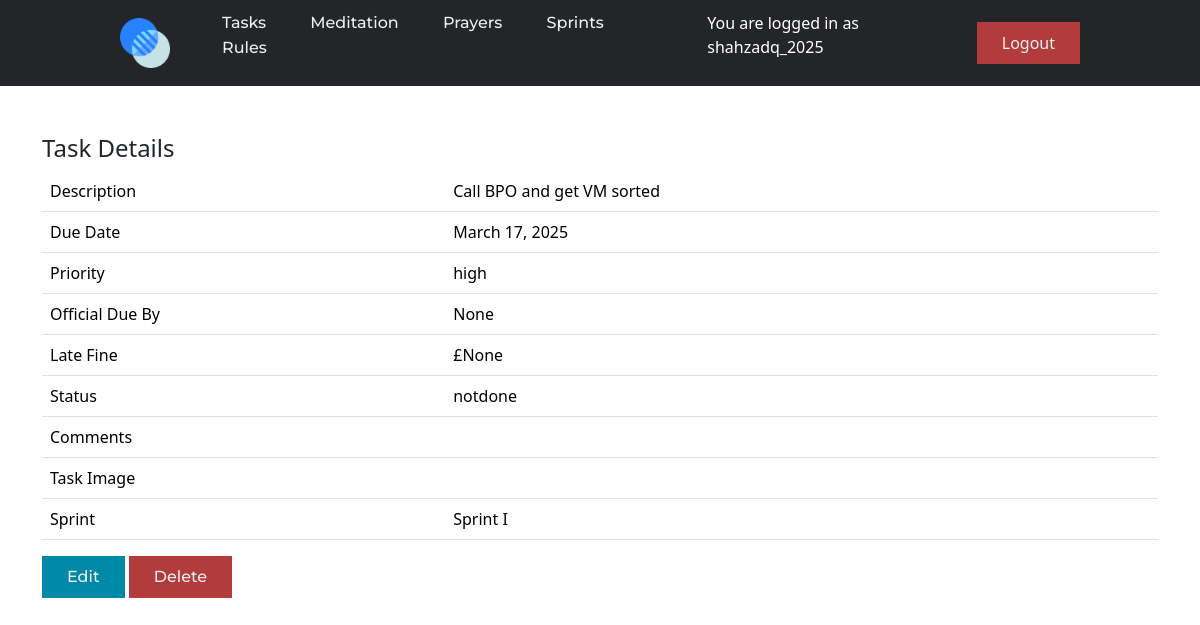
The page /tasks/2/ (signed in) on the database its author committed.
### task/models.py (models this page shows, shortened)
class Task(models.Model):
    PRIO_CHOICES = [('high', 'high'), ('medium', 'medium'), ('low', 'low')]
    description = models.CharField(max_length=1000)
    due_date = models.DateField(blank=True, null=True)
    date_completed = models.DateField(null=True, blank=True)
    official_due_by = models.DateField(null=True, blank=True)
    late_fine = models.IntegerField(null=True, blank=True, default=0)
    priority = models.CharField(choices=PRIO_CHOICES, max_length=255)
    comments = models.TextField(null=True, blank=True)
    task_img = models.ImageField(null=True, blank=True)
    sprint = models.ForeignKey(Sprint, on_delete=models.CASCADE)
    owner = models.ForeignKey(get_user_model(), on_delete=models.CASCADE)
    status = models.CharField(choices=[
        ('notdone', 'notdone'),
        ('inprogress', 'inprogress'),
        ('complete', 'complete')],
        max_length=255, blank=True, null=True)

class Sprint(models.Model):
    STATUS_CHOICES = [('notdone', 'notdone'), ('inprogress', 'inprogress'), ('done', 'done')]
    name = models.CharField(max_length=255)
    due_date = models.DateField()
    status = models.CharField(choices=STATUS_CHOICES, max_length=255)
    comments = models.TextField()
    prize_earned = models.BooleanField(default=False)
    owner = models.ForeignKey(get_user_model(), on_delete=models.CASCADE)
    def __str__(self):
        return self.name

### task/views.py (the view)
# urls.py: path('', include('task.urls')),
@login_required
def task(request, id):
    task = Task.objects.get(pk=id)
    context = {
        'task': task,
    }
    return render(request, 'task/task.html', context)

### templates/task/task.html (shortened to what this page needs)
{% extends 'base.html' %}
{% block content %}
  <div class="container mt-5">
    <h4>Task Details</h4>
    <table class="table">
      <tr><td>Description</td><td>{{task.description}}</td></tr>
      <tr><td>Due Date</td><td>{{task.due_date}}</td></tr>
      <tr><td>Priority</td><td>{{task.priority}}</td></tr>
      <tr><td>Official Due By</td><td>{{task.official_due_by}}</td></tr>
      <tr><td>Late Fine</td><td>£{{task.late_fine}}</td></tr>
      <tr><td>Status</td><td>{{task.status}}</td></tr>
      <tr><td>Comments</td><td>{{task.comments}}</td></tr>
      <tr><td>Task Image</td><td><a href="{{ task.task_img }}"></a>{{task.task_img}}</td></tr>
      <tr><td>Sprint</td><td>{{task.sprint}}</td></tr>
    </table>
    <a href="{% url 'task_edit' task.id %}"><button>Edit</button></a>
    <a href="{% url 'task_delete' task.id %}"><button class='logout_button'>Delete</button></a>
  </div>
{% endblock %}

### templates/base.html (shortened to what this page needs)
{% load static %}
{% load crispy_forms_tags %}
<!DOCTYPE html>
<html lang="en">
<head>
  <link rel="stylesheet" href="{% static 'css/styles.css' %}">
  <link rel="stylesheet" href="{% static 'css/bootstrap.min.css' %}">
</head>
<body>
<header>
  <a href="{% url 'index' %}">
    <img src="{% static 'images/logo.png' %}" class="logo" alt="Logo" width="50px" height="50px">
  </a>
  <nav>
    <ul class="nav_links">
      <li><a href="{% url 'tasks' %}">Tasks</a></li>
      <li><a href="{% url 'meditations' %}">Meditation</a></li>
      <li><a href="{% url 'prayers' %}">Prayers</a></li>
      <li><a href="{% url 'sprints' %}">Sprints</a></li>
      <li><a href="{% url 'rules' %}">Rules</a></li>
    </ul>
  </nav>
  {% if user.is_authenticated %}
    <p style="color:white;">You are logged in as {{ user.username }}</p>
    <form method="post" action="{% url 'logout' %}">
      <button class="logout_button" type="submit">Logout</button>
    </form>
  {% else %}
    <a href="{% url 'login' %}" class="cta"><button>Login</button></a>
  {% endif %}
</header>
  {% block content %} {% endblock %}
</body>
</html>

### assets/static/css/styles.css (style rules this page uses)
* { box-sizing: border-box; margin: 0px; padding: 0; }
li, a, button { font-family: "Montserrat", sans-serif; font-weight: 500; font-size: 16px; color: #ecf0f1; text-decoration: none; }
button { border-radius: 10px; }
.logout_button { background-color: rgba(178, 59, 59, 1); }
header { background-color: #242528; display: flex; justify-content: space-between; align-items: center; padding: 10px 10%; }
.logo { cursor: pointer; width: 50px; height: 50px; }
.nav_links { list-style: none; }
.nav_links li { display: inline-block; padding: 0px 20px; }
.nav_links li a { transform: all 0.3s ease 0s; text-decoration: none; color: #ecf0f1; }
button { padding: 9px 25px; background-color: rgba(0,136,169,1); border: none; border-radius: 10px; cursor: pointer; transform: all 0.3s ease 0s; }

### rows shown on the page
Task: description "Call BPO and get VM sorted", due_date "March 17, 2025", priority "high", official_due_by "None", late_fine "None", status "notdone", sprint "Sprint I"

### other values the page prints
{{ user.username }} "shahzadq_2025"
